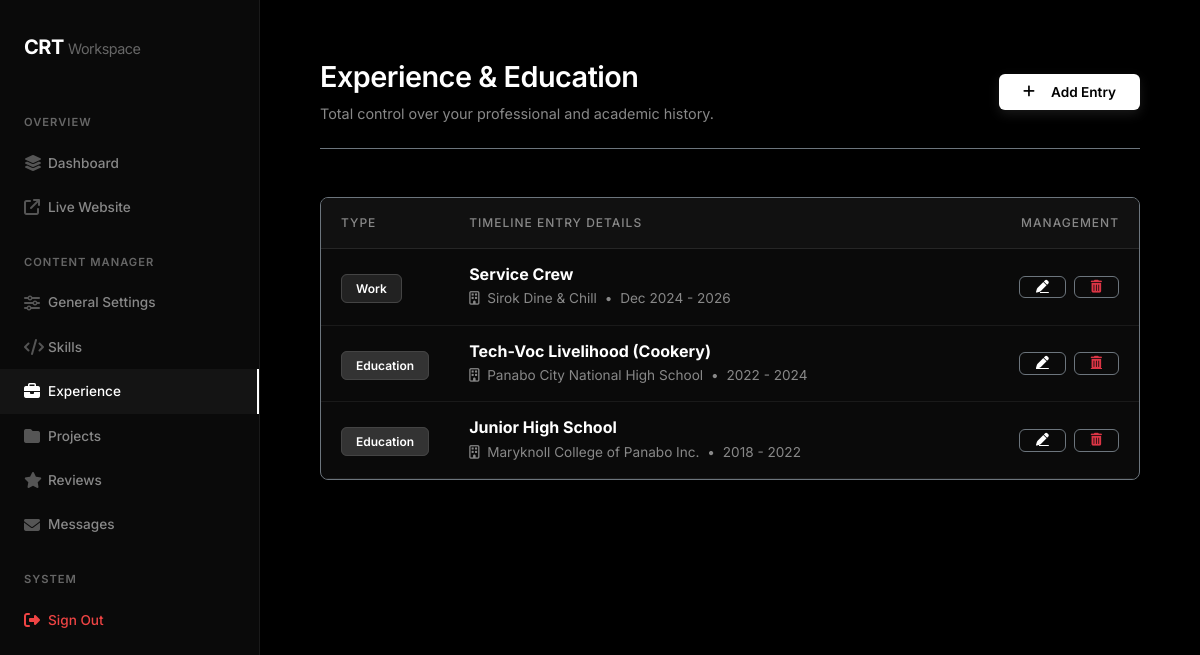
/admin/experience.php (signed in), run on the app's committed database.
### tables this page shows
CREATE TABLE `experience` (
  `id` int(11) NOT NULL AUTO_INCREMENT,
  `type` enum('work','education') DEFAULT NULL,
  `title` varchar(100) DEFAULT NULL,
  `description` text DEFAULT NULL,
  `company` varchar(255) DEFAULT NULL,
  `duration` varchar(255) DEFAULT NULL,
  PRIMARY KEY (`id`)
);

### admin/experience.php (the view, shortened to what this page needs)
<?php
include 'includes/header.php';
$experiences = $pdo->query("SELECT * FROM experience ORDER BY id ASC")->fetchAll();
$edit_data = null;
?>
    <div class="d-flex justify-content-between align-items-center mb-5 border-bottom border-secondary pb-4">
        <div>
            <h1 class="page-title"><?= $edit_data ? 'Edit Timeline Entry' : 'Experience & Education' ?></h1>
            <p class="page-subtitle mb-0">Total control over your professional and academic history.</p>
        </div>
        <?php if($edit_data): ?>
            <a href="experience" class="btn-outline-custom"><i class="fa-solid fa-arrow-left me-2"></i> Back</a>
        <?php else: ?>
            <button class="btn-primary-custom px-4 py-2" data-bs-toggle="modal" data-bs-target="#addModal">
                <i class="fa-solid fa-plus me-2"></i> Add Entry
            </button>
        <?php endif; ?>
    </div>
    <?php if($edit_data): ?>
    <div class="card-custom mx-auto" style="max-width: 800px;">
        <form method="POST">
            <input type="hidden" name="action" value="edit">
            <input type="hidden" name="id" value="<?= $edit_data['id'] ?>">
            <div class="row g-4">
                <div class="col-md-6">
                    <label class="form-label">Entry Type</label>
                    <select name="type" class="form-control py-3" required>
                        <option value="work" <?= $edit_data['type']=='work'?'selected':'' ?>>Work Experience</option>
                        <option value="education" <?= $edit_data['type']=='education'?'selected':'' ?>>Education</option>
                    </select>
                </div>
                <div class="col-md-6">
                    <label class="form-label">Main Title</label>
                    <input type="text" name="title" class="form-control py-3" value="<?= htmlspecialchars($edit_data['title'] ?? '') ?>" required>
                </div>
                <div class="col-md-6">
                    <label class="form-label">Company / School Name</label>
                    <input type="text" name="company" class="form-control py-3" value="<?= htmlspecialchars($edit_data['company'] ?? '') ?>" required>
                </div>
                <div class="col-md-6">
                    <label class="form-label">Duration / Period (e.g. 2022 - Present)</label>
                    <input type="text" name="duration" class="form-control py-3" value="<?= htmlspecialchars($edit_data['duration'] ?? '') ?>" required>
                </div>
                <div class="col-12">
                    <label class="form-label">Description (Automatically separated into bullets by periods/dots)</label>
                    <textarea name="description" class="form-control py-3" rows="8" required><?= htmlspecialchars($edit_data['description'] ?? '') ?></textarea>
                    <small class="text-muted-custom mt-1 d-block" style="font-size:0.75rem;">Just write your job responsibilities as normal sentences ending with periods. The system will automatically turn every sentence into a separate bullet point!</small>
                </div>
            </div>
            <div class="d-flex gap-3 justify-content-end mt-5">
                <a href="experience" class="btn-outline-custom px-4 py-2">Cancel</a>
                <button type="submit" class="btn-primary-custom px-4 py-2">Save Changes</button>
            </div>
        </form>
    </div>
    <?php else: ?>
    <div class="card-custom p-0 overflow-hidden shadow-lg border border-secondary">
        <table class="table mb-0">
            <thead style="background: #111;">
                <tr>
                    <th style="width: 120px;">Type</th>
                    <th>Timeline Entry Details</th>
                    <th style="width: 150px;" class="text-end">Management</th>
                </tr>
            </thead>
            <tbody>
                <?php foreach($experiences as $exp): ?>
                <tr>
                    <td>
                        <span style="background: <?= $exp['type']=='work' ? '#222' : '#333' ?>; color: #fff; padding: 6px 14px; border-radius: 6px; font-size: 0.75rem; font-weight: 600; border: 1px solid #444;">
                            <?= ucfirst($exp['type']) ?>
                        </span>
                    </td>
                    <td>
                        <h6 class="fw-bold mb-1 fs-6 text-white"><?= htmlspecialchars($exp['title']) ?></h6>
                        <p class="text-muted-custom mb-0" style="font-size: 0.85rem;"><i class="fa-regular fa-building me-1"></i> <?= htmlspecialchars($exp['company']) ?> <span class="mx-1">•</span> <?= htmlspecialchars($exp['duration']) ?></p>
                    </td>
                    <td class="text-end">
                        <div class="d-flex gap-2 justify-content-end">
                            <a href="?edit=<?= $exp['id'] ?>" class="btn-outline-custom border-secondary px-3 py-1" title="Edit">
                                <i class="fa-solid fa-pen" style="font-size: 0.8rem;"></i>
                            </a>
                            <a href="?delete=<?= $exp['id'] ?>" class="btn-outline-custom text-danger border-secondary px-3 py-1 delete-btn" title="Delete">
                                <i class="fa-solid fa-trash-can" style="font-size: 0.8rem;"></i>
                            </a>
                        </div>
                    </td>
                </tr>
                <?php endforeach; ?>
            </tbody>
        </table>
    </div>
    <?php endif; ?>
<?php include 'includes/footer.php'; ?>

### admin/includes/header.php (style rules this page uses)
body { background-color: #000; color: #ededed; font-family: 'Inter', sans-serif; overflow-x: hidden; }
.page-title { font-size: 1.8rem; font-weight: 600; color: #fff; letter-spacing: -0.5px; margin-bottom: 8px; }
.page-subtitle { color: #888; font-size: 0.9rem; margin-bottom: 40px; }
.card-custom { background: #0a0a0a; border: 1px solid #1f1f1f; border-radius: 8px; padding: 24px; }
.btn-primary-custom { display: inline-flex; align-items: center; justify-content: center; gap: 8px; background: #fff; color: #000; border: none; padding: 10px 20px; border-radius: 6px; font-size: 0.85rem; font-weight: 600; transition: 0.2s; box-shadow: 0 4px 12px rgba(255,255,255,0.1); }
.btn-outline-custom { display: inline-flex; align-items: center; justify-content: center; gap: 8px; background: transparent; color: #fff; border: 1px solid #333; padding: 8px 16px; border-radius: 6px; font-size: 0.85rem; font-weight: 500; transition: 0.2s; }
.table { margin-bottom: 0; color: #fff !important; }
.table th { background: transparent; border-bottom: 1px solid #262626; color: #888; font-size: 0.75rem; text-transform: uppercase; letter-spacing: 1px; font-weight: 500; padding: 16px 20px; }
.table td { background: transparent; border-bottom: 1px solid #1a1a1a; padding: 16px 20px; vertical-align: middle; border-top: none; color: #fff !important; }
.text-muted-custom { color: #888; }

### data on the page
experience: type "Work", title "Service Crew", company "Sirok Dine & Chill", duration "Dec 2024 - 2026"
experience: type "Education", title "Tech-Voc Livelihood (Cookery)", company "Panabo City National High School", duration "2022 - 2024"
experience: type "Education", title "Junior High School", company "Maryknoll College of Panabo Inc.", duration "2018 - 2022"
